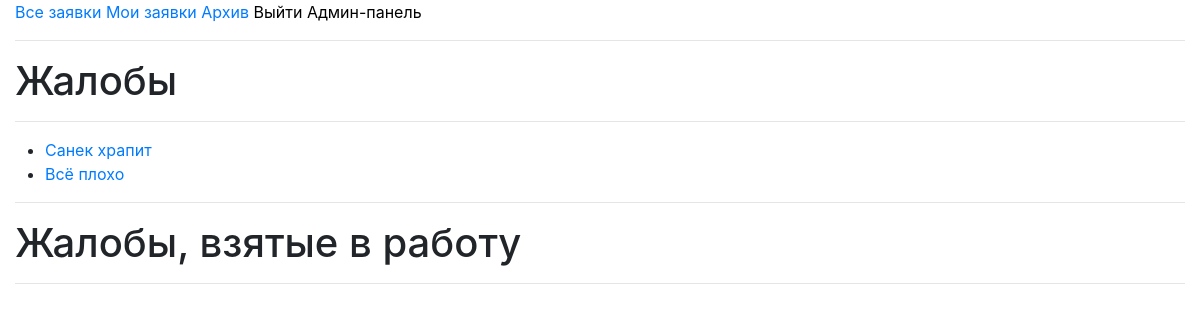
/panel (signed in), run on an earlier commit of the app's database.
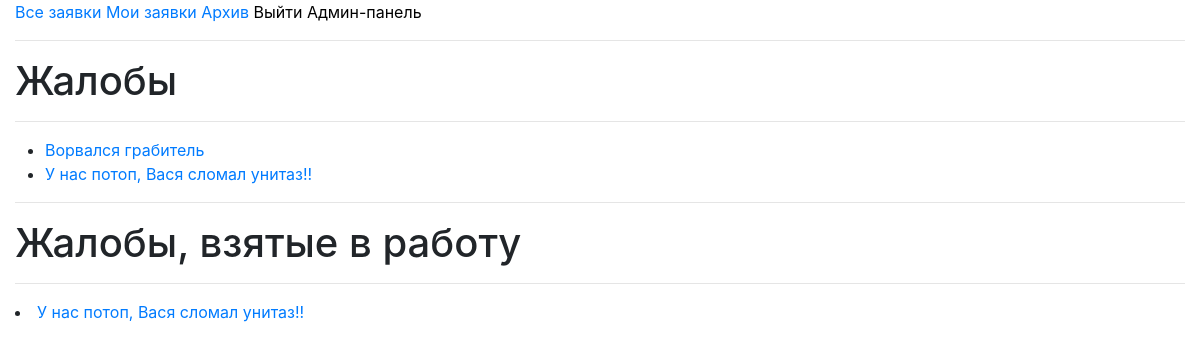
And on a later commit of the database.
### crm/models.py (models this page shows, shortened)
class Problem(models.Model):
    name = models.CharField(max_length=63, null=True)
    creator = models.TextField(max_length=30, null=True)
    about = models.TextField(max_length=255, null=True)
    closed = models.TextField(null=True)
    room = models.IntegerField(null=True)
    helper = models.TextField(max_length=30, null=True)
    likes = models.ForeignKey(Like, default=0, on_delete=models.SET_NULL, null=True)

### crm/views.py (the view)
# urls.py: path('panel', panel),
def panel(request):
    if not request.user.is_authenticated:
        return redirect('/login')
    if not request.user.is_superuser:
        return HttpResponse('Вы не имеете прав!')
    problems = Problem.objects.all().exclude(closed='on')
    problems1 = Problem.objects.all().filter(helper=request.user).exclude(closed='on')
    return render(request, 'panel.html', {'problems': problems, 'problems1': problems1})

### crm/templates/panel.html (shortened to what this page needs)
{% extends 'base.html' %}
{% block content %}
<head>
    <link rel="stylesheet" href="https://stackpath.bootstrapcdn.com/bootstrap/4.3.1/css/bootstrap.min.css">
</head>
<body class="container-fluid">
<h1>Жалобы</h1>
<hr>
<ul class="container">
    {% for problem in problems %}
        <li><a href="/edit?id={{ problem.id }}">
            {{ problem.name }}</a>
        </li>
    {% endfor %}
</ul>
<hr>
<h1>Жалобы, взятые в работу</h1>
<hr>
{% for problem in problems1 %}
    <li><a href="/edit?id={{ problem.id }}">{{ problem.name }}</a></li>
{% endfor %}
</body>
{% endblock %}

What changed in the data, as far as the page shows it:
removed Problem: name "Всё плохо", shown under "Жалобы"
now on this page (row edited): Problem: name "Ворвался грабитель", shown under "Жалобы"
now on one of the page's lists (row edited): Problem: name "У нас потоп, Вася сломал унитаз!!"
changed Problem: name "Санек храпит" → "У нас потоп, Вася сломал унитаз!!"
